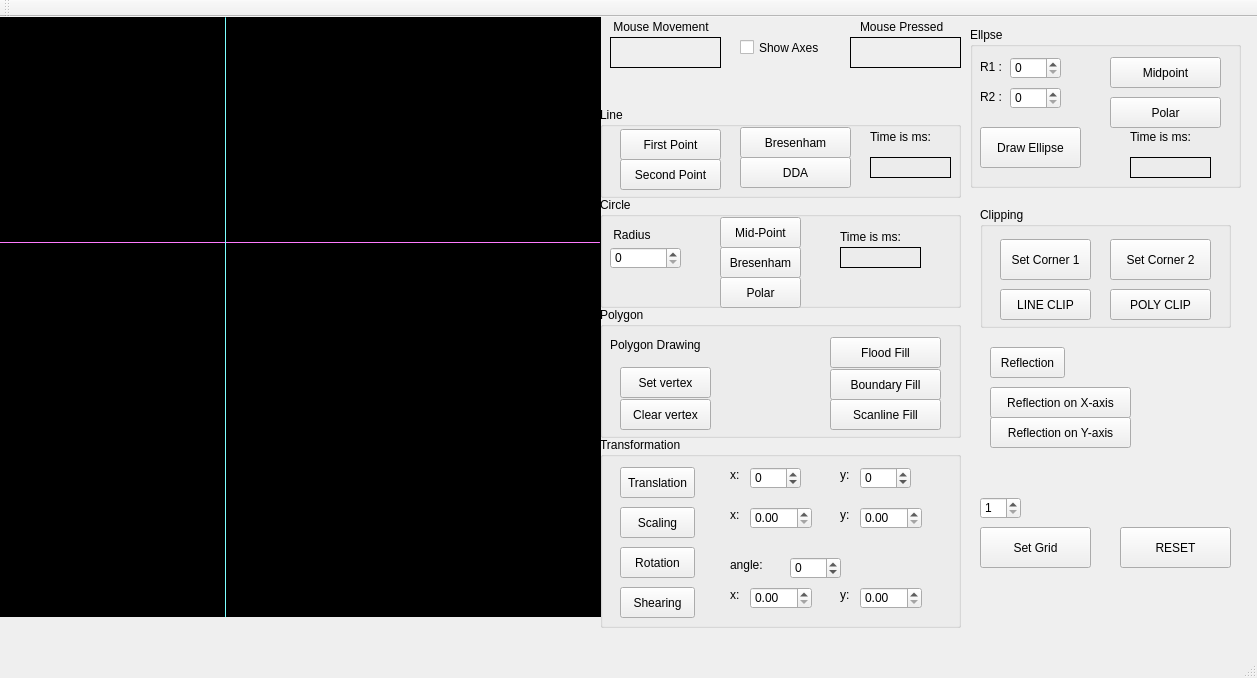
<?xml version="1.0" encoding="UTF-8"?>
<ui version="4.0">
 <class>MainWindow</class>
 <widget class="QMainWindow" name="MainWindow">
  <property name="geometry">
   <rect>
    <x>0</x>
    <y>0</y>
    <width>1257</width>
    <height>678</height>
   </rect>
  </property>
  <property name="windowTitle">
   <string>MainWindow</string>
  </property>
  <widget class="QWidget" name="centralWidget">
   <widget class="my_label" name="frame">
    <property name="geometry">
     <rect>
      <x>0</x>
      <y>0</y>
      <width>601</width>
      <height>600</height>
     </rect>
    </property>
    <property name="mouseTracking">
     <bool>true</bool>
    </property>
    <property name="styleSheet">
     <string notr="true">background-color: rgb(0, 0, 0);</string>
    </property>
    <property name="frameShape">
     <enum>QFrame::Box</enum>
    </property>
    <property name="lineWidth">
     <number>1</number>
    </property>
    <property name="text">
     <string/>
    </property>
   </widget>
   <widget class="QLabel" name="mouse_movement">
    <property name="geometry">
     <rect>
      <x>610</x>
      <y>20</y>
      <width>111</width>
      <height>31</height>
     </rect>
    </property>
    <property name="frameShape">
     <enum>QFrame::Panel</enum>
    </property>
    <property name="text">
     <string/>
    </property>
   </widget>
   <widget class="QLabel" name="label_3">
    <property name="geometry">
     <rect>
      <x>600</x>
      <y>0</y>
      <width>131</width>
      <height>20</height>
     </rect>
    </property>
    <property name="text">
     <string>    Mouse Movement</string>
    </property>
   </widget>
   <widget class="QLabel" name="mouse_pressed">
    <property name="geometry">
     <rect>
      <x>850</x>
      <y>20</y>
      <width>111</width>
      <height>31</height>
     </rect>
    </property>
    <property name="frameShape">
     <enum>QFrame::Panel</enum>
    </property>
    <property name="text">
     <string/>
    </property>
   </widget>
   <widget class="QLabel" name="label_5">
    <property name="geometry">
     <rect>
      <x>860</x>
      <y>0</y>
      <width>101</width>
      <height>20</height>
     </rect>
    </property>
    <property name="text">
     <string>Mouse Pressed</string>
    </property>
   </widget>
   <widget class="Line" name="x_axis">
    <property name="geometry">
     <rect>
      <x>0</x>
      <y>225</y>
      <width>600</width>
      <height>1</height>
     </rect>
    </property>
    <property name="styleSheet">
     <string notr="true">background-color: rgb(255, 85, 255);</string>
    </property>
    <property name="orientation">
     <enum>Qt::Horizontal</enum>
    </property>
   </widget>
   <widget class="Line" name="y_axis">
    <property name="geometry">
     <rect>
      <x>225</x>
      <y>0</y>
      <width>1</width>
      <height>600</height>
     </rect>
    </property>
    <property name="styleSheet">
     <string notr="true">
background-color: rgb(85, 255, 255);</string>
    </property>
    <property name="orientation">
     <enum>Qt::Vertical</enum>
    </property>
   </widget>
   <widget class="QCheckBox" name="show_axes">
    <property name="geometry">
     <rect>
      <x>740</x>
      <y>20</y>
      <width>91</width>
      <height>21</height>
     </rect>
    </property>
    <property name="text">
     <string>Show Axes</string>
    </property>
   </widget>
   <widget class="QPushButton" name="resetButton">
    <property name="geometry">
     <rect>
      <x>1120</x>
      <y>510</y>
      <width>111</width>
      <height>41</height>
     </rect>
    </property>
    <property name="styleSheet">
     <string notr="true"/>
    </property>
    <property name="text">
     <string>RESET</string>
    </property>
   </widget>
   <widget class="QSpinBox" name="gridspinbox">
    <property name="geometry">
     <rect>
      <x>980</x>
      <y>480</y>
      <width>41</width>
      <height>22</height>
     </rect>
    </property>
    <property name="minimum">
     <number>1</number>
    </property>
   </widget>
   <widget class="QPushButton" name="setgridbutton">
    <property name="geometry">
     <rect>
      <x>980</x>
      <y>510</y>
      <width>111</width>
      <height>41</height>
     </rect>
    </property>
    <property name="text">
     <string>Set Grid</string>
    </property>
   </widget>
   <widget class="QGroupBox" name="tranformation">
    <property name="geometry">
     <rect>
      <x>600</x>
      <y>420</y>
      <width>361</width>
      <height>191</height>
     </rect>
    </property>
    <property name="title">
     <string>Transformation</string>
    </property>
    <widget class="QLabel" name="label_15">
     <property name="geometry">
      <rect>
       <x>240</x>
       <y>150</y>
       <width>16</width>
       <height>16</height>
      </rect>
     </property>
     <property name="text">
      <string>y:</string>
     </property>
    </widget>
    <widget class="QSpinBox" name="anglespinbox">
     <property name="geometry">
      <rect>
       <x>190</x>
       <y>120</y>
       <width>51</width>
       <height>22</height>
      </rect>
     </property>
     <property name="minimum">
      <number>-999</number>
     </property>
     <property name="value">
      <number>0</number>
     </property>
    </widget>
    <widget class="QPushButton" name="shearing">
     <property name="geometry">
      <rect>
       <x>20</x>
       <y>150</y>
       <width>75</width>
       <height>31</height>
      </rect>
     </property>
     <property name="text">
      <string>Shearing</string>
     </property>
    </widget>
    <widget class="QLabel" name="label_17">
     <property name="geometry">
      <rect>
       <x>130</x>
       <y>150</y>
       <width>16</width>
       <height>16</height>
      </rect>
     </property>
     <property name="text">
      <string>x:</string>
     </property>
    </widget>
    <widget class="QPushButton" name="translation">
     <property name="geometry">
      <rect>
       <x>20</x>
       <y>30</y>
       <width>75</width>
       <height>31</height>
      </rect>
     </property>
     <property name="text">
      <string>Translation</string>
     </property>
    </widget>
    <widget class="QLabel" name="label_13">
     <property name="geometry">
      <rect>
       <x>240</x>
       <y>70</y>
       <width>16</width>
       <height>16</height>
      </rect>
     </property>
     <property name="text">
      <string>y:</string>
     </property>
    </widget>
    <widget class="QSpinBox" name="xtranslate">
     <property name="geometry">
      <rect>
       <x>150</x>
       <y>30</y>
       <width>51</width>
       <height>22</height>
      </rect>
     </property>
     <property name="minimum">
      <number>-999</number>
     </property>
     <property name="maximum">
      <number>999</number>
     </property>
    </widget>
    <widget class="QLabel" name="label_16">
     <property name="geometry">
      <rect>
       <x>130</x>
       <y>70</y>
       <width>16</width>
       <height>16</height>
      </rect>
     </property>
     <property name="text">
      <string>x:</string>
     </property>
    </widget>
    <widget class="QLabel" name="label_11">
     <property name="geometry">
      <rect>
       <x>130</x>
       <y>30</y>
       <width>16</width>
       <height>16</height>
      </rect>
     </property>
     <property name="text">
      <string>x:</string>
     </property>
    </widget>
    <widget class="QPushButton" name="scaling">
     <property name="geometry">
      <rect>
       <x>20</x>
       <y>70</y>
       <width>75</width>
       <height>31</height>
      </rect>
     </property>
     <property name="text">
      <string>Scaling</string>
     </property>
    </widget>
    <widget class="QLabel" name="label_14">
     <property name="geometry">
      <rect>
       <x>130</x>
       <y>120</y>
       <width>41</width>
       <height>16</height>
      </rect>
     </property>
     <property name="text">
      <string>angle: </string>
     </property>
    </widget>
    <widget class="QLabel" name="label_12">
     <property name="geometry">
      <rect>
       <x>240</x>
       <y>30</y>
       <width>16</width>
       <height>16</height>
      </rect>
     </property>
     <property name="text">
      <string>y:</string>
     </property>
    </widget>
    <widget class="QSpinBox" name="ytranslate">
     <property name="geometry">
      <rect>
       <x>260</x>
       <y>30</y>
       <width>51</width>
       <height>22</height>
      </rect>
     </property>
     <property name="minimum">
      <number>-999</number>
     </property>
     <property name="maximum">
      <number>999</number>
     </property>
    </widget>
    <widget class="QPushButton" name="rotation">
     <property name="geometry">
      <rect>
       <x>20</x>
       <y>110</y>
       <width>75</width>
       <height>31</height>
      </rect>
     </property>
     <property name="text">
      <string>Rotation</string>
     </property>
    </widget>
    <widget class="QDoubleSpinBox" name="xscale">
     <property name="geometry">
      <rect>
       <x>150</x>
       <y>70</y>
       <width>62</width>
       <height>22</height>
      </rect>
     </property>
    </widget>
    <widget class="QDoubleSpinBox" name="yscale">
     <property name="geometry">
      <rect>
       <x>260</x>
       <y>70</y>
       <width>62</width>
       <height>22</height>
      </rect>
     </property>
    </widget>
    <widget class="QDoubleSpinBox" name="xshear">
     <property name="geometry">
      <rect>
       <x>150</x>
       <y>150</y>
       <width>62</width>
       <height>22</height>
      </rect>
     </property>
    </widget>
    <widget class="QDoubleSpinBox" name="yshear">
     <property name="geometry">
      <rect>
       <x>260</x>
       <y>150</y>
       <width>62</width>
       <height>22</height>
      </rect>
     </property>
    </widget>
   </widget>
   <widget class="QGroupBox" name="filling">
    <property name="geometry">
     <rect>
      <x>600</x>
      <y>290</y>
      <width>361</width>
      <height>131</height>
     </rect>
    </property>
    <property name="title">
     <string>Polygon</string>
    </property>
    <widget class="QPushButton" name="scanlinefill">
     <property name="geometry">
      <rect>
       <x>230</x>
       <y>92</y>
       <width>111</width>
       <height>31</height>
      </rect>
     </property>
     <property name="text">
      <string>Scanline Fill</string>
     </property>
    </widget>
    <widget class="QPushButton" name="floodfill">
     <property name="geometry">
      <rect>
       <x>230</x>
       <y>30</y>
       <width>111</width>
       <height>31</height>
      </rect>
     </property>
     <property name="text">
      <string>Flood Fill</string>
     </property>
    </widget>
    <widget class="QPushButton" name="boundaryfill">
     <property name="geometry">
      <rect>
       <x>230</x>
       <y>62</y>
       <width>111</width>
       <height>31</height>
      </rect>
     </property>
     <property name="text">
      <string>Boundary Fill</string>
     </property>
    </widget>
    <widget class="QLabel" name="label_10">
     <property name="geometry">
      <rect>
       <x>10</x>
       <y>30</y>
       <width>101</width>
       <height>16</height>
      </rect>
     </property>
     <property name="text">
      <string>Polygon Drawing</string>
     </property>
    </widget>
    <widget class="QPushButton" name="setvertex">
     <property name="geometry">
      <rect>
       <x>20</x>
       <y>60</y>
       <width>91</width>
       <height>31</height>
      </rect>
     </property>
     <property name="text">
      <string>Set vertex</string>
     </property>
    </widget>
    <widget class="QPushButton" name="clearvertex">
     <property name="geometry">
      <rect>
       <x>20</x>
       <y>92</y>
       <width>91</width>
       <height>31</height>
      </rect>
     </property>
     <property name="text">
      <string>Clear vertex</string>
     </property>
    </widget>
   </widget>
   <widget class="QGroupBox" name="drawellipse">
    <property name="geometry">
     <rect>
      <x>970</x>
      <y>10</y>
      <width>271</width>
      <height>161</height>
     </rect>
    </property>
    <property name="title">
     <string>Ellpse</string>
    </property>
    <widget class="QPushButton" name="ellipse">
     <property name="geometry">
      <rect>
       <x>10</x>
       <y>100</y>
       <width>101</width>
       <height>41</height>
      </rect>
     </property>
     <property name="text">
      <string>Draw Ellipse</string>
     </property>
    </widget>
    <widget class="QSpinBox" name="r2spinbox">
     <property name="geometry">
      <rect>
       <x>40</x>
       <y>60</y>
       <width>51</width>
       <height>22</height>
      </rect>
     </property>
    </widget>
    <widget class="QSpinBox" name="r1spinbox">
     <property name="geometry">
      <rect>
       <x>40</x>
       <y>30</y>
       <width>51</width>
       <height>22</height>
      </rect>
     </property>
    </widget>
    <widget class="QLabel" name="label_7">
     <property name="geometry">
      <rect>
       <x>10</x>
       <y>60</y>
       <width>46</width>
       <height>20</height>
      </rect>
     </property>
     <property name="text">
      <string>R2 :</string>
     </property>
    </widget>
    <widget class="QLabel" name="label_6">
     <property name="geometry">
      <rect>
       <x>10</x>
       <y>30</y>
       <width>46</width>
       <height>20</height>
      </rect>
     </property>
     <property name="text">
      <string>R1 :</string>
     </property>
    </widget>
    <widget class="QPushButton" name="bresenhamLine_2">
     <property name="geometry">
      <rect>
       <x>140</x>
       <y>30</y>
       <width>111</width>
       <height>31</height>
      </rect>
     </property>
     <property name="text">
      <string>Midpoint</string>
     </property>
    </widget>
    <widget class="QPushButton" name="bresenhamLine_3">
     <property name="geometry">
      <rect>
       <x>140</x>
       <y>70</y>
       <width>111</width>
       <height>31</height>
      </rect>
     </property>
     <property name="text">
      <string>Polar</string>
     </property>
    </widget>
    <widget class="QLabel" name="label_18">
     <property name="geometry">
      <rect>
       <x>160</x>
       <y>130</y>
       <width>81</width>
       <height>21</height>
      </rect>
     </property>
     <property name="frameShape">
      <enum>QFrame::Box</enum>
     </property>
     <property name="frameShadow">
      <enum>QFrame::Plain</enum>
     </property>
     <property name="text">
      <string/>
     </property>
    </widget>
    <widget class="QLabel" name="label_19">
     <property name="geometry">
      <rect>
       <x>160</x>
       <y>100</y>
       <width>101</width>
       <height>20</height>
      </rect>
     </property>
     <property name="text">
      <string>Time is ms:</string>
     </property>
    </widget>
   </widget>
   <widget class="QGroupBox" name="drawcircle">
    <property name="geometry">
     <rect>
      <x>600</x>
      <y>180</y>
      <width>361</width>
      <height>111</height>
     </rect>
    </property>
    <property name="title">
     <string>Circle</string>
    </property>
    <widget class="QPushButton" name="bresenhamCircle">
     <property name="geometry">
      <rect>
       <x>120</x>
       <y>50</y>
       <width>81</width>
       <height>31</height>
      </rect>
     </property>
     <property name="text">
      <string>Bresenham</string>
     </property>
    </widget>
    <widget class="QSpinBox" name="radiusspinbox">
     <property name="geometry">
      <rect>
       <x>10</x>
       <y>50</y>
       <width>71</width>
       <height>22</height>
      </rect>
     </property>
    </widget>
    <widget class="QPushButton" name="midPointCircle">
     <property name="geometry">
      <rect>
       <x>120</x>
       <y>20</y>
       <width>81</width>
       <height>31</height>
      </rect>
     </property>
     <property name="text">
      <string>Mid-Point</string>
     </property>
    </widget>
    <widget class="QLabel" name="label_2">
     <property name="geometry">
      <rect>
       <x>10</x>
       <y>30</y>
       <width>61</width>
       <height>16</height>
      </rect>
     </property>
     <property name="text">
      <string> Radius</string>
     </property>
    </widget>
    <widget class="QPushButton" name="bresenhamCircle_2">
     <property name="geometry">
      <rect>
       <x>120</x>
       <y>80</y>
       <width>81</width>
       <height>31</height>
      </rect>
     </property>
     <property name="text">
      <string>Polar</string>
     </property>
    </widget>
    <widget class="QLabel" name="label_4">
     <property name="geometry">
      <rect>
       <x>240</x>
       <y>50</y>
       <width>81</width>
       <height>21</height>
      </rect>
     </property>
     <property name="frameShape">
      <enum>QFrame::Box</enum>
     </property>
     <property name="frameShadow">
      <enum>QFrame::Plain</enum>
     </property>
     <property name="text">
      <string/>
     </property>
    </widget>
    <widget class="QLabel" name="label_9">
     <property name="geometry">
      <rect>
       <x>240</x>
       <y>30</y>
       <width>101</width>
       <height>20</height>
      </rect>
     </property>
     <property name="text">
      <string>Time is ms:</string>
     </property>
    </widget>
   </widget>
   <widget class="QGroupBox" name="drawline">
    <property name="geometry">
     <rect>
      <x>600</x>
      <y>90</y>
      <width>361</width>
      <height>91</height>
     </rect>
    </property>
    <property name="title">
     <string>Line</string>
    </property>
    <widget class="QPushButton" name="bresenhamLine">
     <property name="geometry">
      <rect>
       <x>140</x>
       <y>20</y>
       <width>111</width>
       <height>31</height>
      </rect>
     </property>
     <property name="text">
      <string>Bresenham</string>
     </property>
    </widget>
    <widget class="QPushButton" name="set_point2">
     <property name="geometry">
      <rect>
       <x>20</x>
       <y>52</y>
       <width>101</width>
       <height>31</height>
      </rect>
     </property>
     <property name="text">
      <string>Second Point</string>
     </property>
    </widget>
    <widget class="QPushButton" name="set_point1">
     <property name="geometry">
      <rect>
       <x>20</x>
       <y>22</y>
       <width>101</width>
       <height>31</height>
      </rect>
     </property>
     <property name="text">
      <string>First Point</string>
     </property>
    </widget>
    <widget class="QPushButton" name="DDALine">
     <property name="geometry">
      <rect>
       <x>140</x>
       <y>50</y>
       <width>111</width>
       <height>31</height>
      </rect>
     </property>
     <property name="text">
      <string>DDA</string>
     </property>
    </widget>
    <widget class="QLabel" name="label">
     <property name="geometry">
      <rect>
       <x>270</x>
       <y>50</y>
       <width>81</width>
       <height>21</height>
      </rect>
     </property>
     <property name="frameShape">
      <enum>QFrame::Box</enum>
     </property>
     <property name="frameShadow">
      <enum>QFrame::Plain</enum>
     </property>
     <property name="text">
      <string/>
     </property>
    </widget>
    <widget class="QLabel" name="label_8">
     <property name="geometry">
      <rect>
       <x>270</x>
       <y>20</y>
       <width>101</width>
       <height>20</height>
      </rect>
     </property>
     <property name="text">
      <string>Time is ms:</string>
     </property>
    </widget>
   </widget>
   <widget class="QGroupBox" name="clipping">
    <property name="geometry">
     <rect>
      <x>980</x>
      <y>190</y>
      <width>251</width>
      <height>121</height>
     </rect>
    </property>
    <property name="title">
     <string>Clipping</string>
    </property>
    <widget class="QPushButton" name="lineclipping">
     <property name="geometry">
      <rect>
       <x>20</x>
       <y>82</y>
       <width>91</width>
       <height>31</height>
      </rect>
     </property>
     <property name="text">
      <string>LINE CLIP</string>
     </property>
    </widget>
    <widget class="QPushButton" name="setcorner1">
     <property name="geometry">
      <rect>
       <x>20</x>
       <y>32</y>
       <width>91</width>
       <height>41</height>
      </rect>
     </property>
     <property name="text">
      <string>Set Corner 1</string>
     </property>
    </widget>
    <widget class="QPushButton" name="setcorner2">
     <property name="geometry">
      <rect>
       <x>130</x>
       <y>32</y>
       <width>101</width>
       <height>41</height>
      </rect>
     </property>
     <property name="text">
      <string>Set Corner 2</string>
     </property>
    </widget>
    <widget class="QPushButton" name="polygonclipping">
     <property name="geometry">
      <rect>
       <x>130</x>
       <y>82</y>
       <width>101</width>
       <height>31</height>
      </rect>
     </property>
     <property name="text">
      <string>POLY CLIP</string>
     </property>
    </widget>
   </widget>
   <widget class="QPushButton" name="reflection">
    <property name="geometry">
     <rect>
      <x>990</x>
      <y>330</y>
      <width>75</width>
      <height>31</height>
     </rect>
    </property>
    <property name="text">
     <string>Reflection</string>
    </property>
   </widget>
   <widget class="QPushButton" name="reflection_2">
    <property name="geometry">
     <rect>
      <x>990</x>
      <y>370</y>
      <width>141</width>
      <height>31</height>
     </rect>
    </property>
    <property name="text">
     <string>Reflection on X-axis</string>
    </property>
   </widget>
   <widget class="QPushButton" name="reflection_3">
    <property name="geometry">
     <rect>
      <x>990</x>
      <y>400</y>
      <width>141</width>
      <height>31</height>
     </rect>
    </property>
    <property name="text">
     <string>Reflection on Y-axis</string>
    </property>
   </widget>
  </widget>
  <widget class="QMenuBar" name="menuBar">
   <property name="geometry">
    <rect>
     <x>0</x>
     <y>0</y>
     <width>1257</width>
     <height>22</height>
    </rect>
   </property>
  </widget>
  <widget class="QToolBar" name="mainToolBar">
   <attribute name="toolBarArea">
    <enum>TopToolBarArea</enum>
   </attribute>
   <attribute name="toolBarBreak">
    <bool>false</bool>
   </attribute>
  </widget>
  <widget class="QStatusBar" name="statusBar"/>
 </widget>
 <layoutdefault spacing="6" margin="11"/>
 <customwidgets>
  <customwidget>
   <class>my_label</class>
   <extends>QLabel</extends>
   <header location="global">my_label.h</header>
  </customwidget>
 </customwidgets>
 <resources/>
 <connections/>
</ui>
